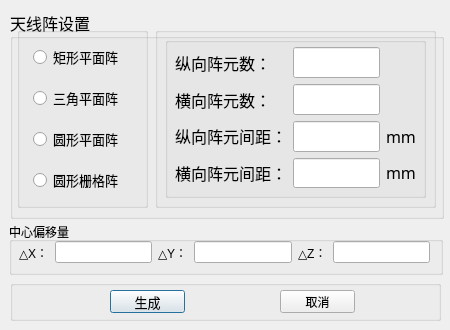
<?xml version="1.0" encoding="UTF-8"?>
<ui version="4.0">
 <class>HGenArray</class>
 <widget class="QDialog" name="HGenArray">
  <property name="geometry">
   <rect>
    <x>0</x>
    <y>0</y>
    <width>450</width>
    <height>330</height>
   </rect>
  </property>
  <property name="minimumSize">
   <size>
    <width>450</width>
    <height>330</height>
   </size>
  </property>
  <property name="maximumSize">
   <size>
    <width>450</width>
    <height>330</height>
   </size>
  </property>
  <property name="windowTitle">
   <string>阵面映射</string>
  </property>
  <widget class="QGroupBox" name="groupBox_6">
   <property name="geometry">
    <rect>
     <x>10</x>
     <y>10</y>
     <width>434</width>
     <height>209</height>
    </rect>
   </property>
   <property name="font">
    <font>
     <family>楷体</family>
     <pointsize>12</pointsize>
     <weight>50</weight>
     <italic>false</italic>
     <bold>false</bold>
    </font>
   </property>
   <property name="styleSheet">
    <string notr="true"/>
   </property>
   <property name="title">
    <string>天线阵设置 </string>
   </property>
   <widget class="QGroupBox" name="groupBox_14">
    <property name="geometry">
     <rect>
      <x>7</x>
      <y>17</y>
      <width>131</width>
      <height>181</height>
     </rect>
    </property>
    <property name="font">
     <font>
      <family>楷体</family>
      <pointsize>10</pointsize>
      <weight>50</weight>
      <italic>false</italic>
      <bold>false</bold>
     </font>
    </property>
    <property name="styleSheet">
     <string notr="true">font: 10pt &quot;楷体&quot;;</string>
    </property>
    <property name="title">
     <string/>
    </property>
    <widget class="QWidget" name="layoutWidget_9">
     <property name="geometry">
      <rect>
       <x>16</x>
       <y>8</y>
       <width>111</width>
       <height>171</height>
      </rect>
     </property>
     <layout class="QVBoxLayout" name="verticalLayout_2">
      <item>
       <widget class="QRadioButton" name="radioButton_rect_2">
        <property name="styleSheet">
         <string notr="true">font: 11pt &quot;楷体&quot;;</string>
        </property>
        <property name="text">
         <string>矩形平面阵</string>
        </property>
       </widget>
      </item>
      <item>
       <widget class="QRadioButton" name="radioButton_trigle_2">
        <property name="styleSheet">
         <string notr="true">font: 11pt &quot;楷体&quot;;</string>
        </property>
        <property name="text">
         <string>三角平面阵</string>
        </property>
       </widget>
      </item>
      <item>
       <widget class="QRadioButton" name="radioButton_circle_plane_2">
        <property name="styleSheet">
         <string notr="true">font: 11pt &quot;楷体&quot;;</string>
        </property>
        <property name="text">
         <string>圆形平面阵</string>
        </property>
       </widget>
      </item>
      <item>
       <widget class="QRadioButton" name="radioButton__circle_grid_2">
        <property name="styleSheet">
         <string notr="true">font: 11pt &quot;楷体&quot;;</string>
        </property>
        <property name="text">
         <string>圆形栅格阵</string>
        </property>
       </widget>
      </item>
     </layout>
    </widget>
   </widget>
   <widget class="QGroupBox" name="m_widget_loyout_2">
    <property name="geometry">
     <rect>
      <x>145</x>
      <y>17</y>
      <width>281</width>
      <height>181</height>
     </rect>
    </property>
    <property name="title">
     <string/>
    </property>
    <widget class="QWidget" name="m_rectwidget_2" native="true">
     <property name="geometry">
      <rect>
       <x>10</x>
       <y>10</y>
       <width>261</width>
       <height>161</height>
      </rect>
     </property>
     <property name="styleSheet">
      <string notr="true">font: 9pt &quot;Arial&quot;;</string>
     </property>
     <widget class="QGroupBox" name="groupBox_15">
      <property name="geometry">
       <rect>
        <x>0</x>
        <y>0</y>
        <width>261</width>
        <height>161</height>
       </rect>
      </property>
      <property name="title">
       <string/>
      </property>
      <widget class="QWidget" name="layoutWidget_10">
       <property name="geometry">
        <rect>
         <x>10</x>
         <y>10</y>
         <width>241</width>
         <height>141</height>
        </rect>
       </property>
       <layout class="QHBoxLayout" name="horizontalLayout_15">
        <item>
         <layout class="QVBoxLayout" name="verticalLayout_23">
          <item>
           <widget class="QLabel" name="label_54">
            <property name="styleSheet">
             <string notr="true">font: 11pt &quot;楷体&quot;;</string>
            </property>
            <property name="text">
             <string>纵向阵元数：</string>
            </property>
           </widget>
          </item>
          <item>
           <widget class="QLabel" name="label_55">
            <property name="styleSheet">
             <string notr="true">font: 11pt &quot;楷体&quot;;</string>
            </property>
            <property name="text">
             <string>横向阵元数：</string>
            </property>
           </widget>
          </item>
          <item>
           <widget class="QLabel" name="label_56">
            <property name="styleSheet">
             <string notr="true">font: 11pt &quot;楷体&quot;;</string>
            </property>
            <property name="text">
             <string>纵向阵元间距：</string>
            </property>
           </widget>
          </item>
          <item>
           <widget class="QLabel" name="label_57">
            <property name="styleSheet">
             <string notr="true">font: 11pt &quot;楷体&quot;;</string>
            </property>
            <property name="text">
             <string>横向阵元间距：</string>
            </property>
           </widget>
          </item>
         </layout>
        </item>
        <item>
         <layout class="QHBoxLayout" name="horizontalLayout_16">
          <item>
           <layout class="QVBoxLayout" name="verticalLayout_24">
            <property name="spacing">
             <number>6</number>
            </property>
            <item>
             <widget class="QLineEdit" name="lineEdit_y_num_rect_2">
              <property name="styleSheet">
               <string notr="true">font: 9pt &quot;Arial&quot;;</string>
              </property>
             </widget>
            </item>
            <item>
             <widget class="QLineEdit" name="lineEdit_x_num_rect_2">
              <property name="styleSheet">
               <string notr="true">font: 9pt &quot;Arial&quot;;</string>
              </property>
             </widget>
            </item>
            <item>
             <widget class="QLineEdit" name="lineEdit_y_range_rect_2">
              <property name="styleSheet">
               <string notr="true">font: 9pt &quot;Arial&quot;;</string>
              </property>
             </widget>
            </item>
            <item>
             <widget class="QLineEdit" name="lineEdit_x_range_rect_2">
              <property name="styleSheet">
               <string notr="true">font: 9pt &quot;Arial&quot;;</string>
              </property>
             </widget>
            </item>
           </layout>
          </item>
          <item>
           <layout class="QVBoxLayout" name="verticalLayout_25">
            <item>
             <widget class="QLabel" name="label_58">
              <property name="styleSheet">
               <string notr="true">font: 9pt &quot;Arial&quot;;</string>
              </property>
              <property name="text">
               <string/>
              </property>
             </widget>
            </item>
            <item>
             <widget class="QLabel" name="label_59">
              <property name="styleSheet">
               <string notr="true">font: 9pt &quot;Arial&quot;;</string>
              </property>
              <property name="text">
               <string/>
              </property>
             </widget>
            </item>
            <item>
             <widget class="QLabel" name="label_60">
              <property name="styleSheet">
               <string notr="true">font: 10pt &quot;楷体&quot;;</string>
              </property>
              <property name="text">
               <string>mm</string>
              </property>
             </widget>
            </item>
            <item>
             <widget class="QLabel" name="label_61">
              <property name="styleSheet">
               <string notr="true">font: 10pt &quot;楷体&quot;;</string>
              </property>
              <property name="text">
               <string>mm</string>
              </property>
             </widget>
            </item>
           </layout>
          </item>
         </layout>
        </item>
       </layout>
      </widget>
     </widget>
    </widget>
   </widget>
  </widget>
  <widget class="QGroupBox" name="groupBox">
   <property name="geometry">
    <rect>
     <x>10</x>
     <y>280</y>
     <width>431</width>
     <height>41</height>
    </rect>
   </property>
   <property name="title">
    <string/>
   </property>
   <widget class="QPushButton" name="pushButton_ok">
    <property name="geometry">
     <rect>
      <x>100</x>
      <y>10</y>
      <width>75</width>
      <height>23</height>
     </rect>
    </property>
    <property name="font">
     <font>
      <family>楷体</family>
      <pointsize>10</pointsize>
      <weight>50</weight>
      <italic>false</italic>
      <bold>false</bold>
     </font>
    </property>
    <property name="styleSheet">
     <string notr="true">font: 10pt &quot;楷体&quot;;</string>
    </property>
    <property name="text">
     <string>生成</string>
    </property>
   </widget>
   <widget class="QPushButton" name="pushButton_cancle">
    <property name="geometry">
     <rect>
      <x>270</x>
      <y>10</y>
      <width>75</width>
      <height>23</height>
     </rect>
    </property>
    <property name="styleSheet">
     <string notr="true">font: 10pt &quot;楷体&quot;;</string>
    </property>
    <property name="text">
     <string>取消</string>
    </property>
   </widget>
  </widget>
  <widget class="QWidget" name="m_triangle" native="true">
   <property name="geometry">
    <rect>
     <x>486</x>
     <y>10</y>
     <width>261</width>
     <height>161</height>
    </rect>
   </property>
   <widget class="QGroupBox" name="groupBox_11">
    <property name="geometry">
     <rect>
      <x>0</x>
      <y>0</y>
      <width>261</width>
      <height>161</height>
     </rect>
    </property>
    <property name="styleSheet">
     <string notr="true">font: 10pt &quot;楷体&quot;;</string>
    </property>
    <property name="title">
     <string/>
    </property>
    <widget class="QWidget" name="layoutWidget_6">
     <property name="geometry">
      <rect>
       <x>10</x>
       <y>10</y>
       <width>241</width>
       <height>141</height>
      </rect>
     </property>
     <layout class="QHBoxLayout" name="horizontalLayout_10">
      <item>
       <layout class="QVBoxLayout" name="verticalLayout_15">
        <item>
         <widget class="QLabel" name="label_6">
          <property name="styleSheet">
           <string notr="true">font: 10pt &quot;楷体&quot;;</string>
          </property>
          <property name="text">
           <string>纵向阵元数：</string>
          </property>
         </widget>
        </item>
        <item>
         <widget class="QLabel" name="label_36">
          <property name="styleSheet">
           <string notr="true">font: 10pt &quot;楷体&quot;;</string>
          </property>
          <property name="text">
           <string>横向阵元数：</string>
          </property>
         </widget>
        </item>
        <item>
         <widget class="QLabel" name="label_37">
          <property name="styleSheet">
           <string notr="true">font: 10pt &quot;楷体&quot;;</string>
          </property>
          <property name="text">
           <string>纵向阵元间距：</string>
          </property>
         </widget>
        </item>
        <item>
         <widget class="QLabel" name="label_38">
          <property name="styleSheet">
           <string notr="true">font: 10pt &quot;楷体&quot;;</string>
          </property>
          <property name="text">
           <string>横向阵元间距：</string>
          </property>
         </widget>
        </item>
       </layout>
      </item>
      <item>
       <layout class="QHBoxLayout" name="horizontalLayout_11">
        <item>
         <layout class="QVBoxLayout" name="verticalLayout_16">
          <property name="spacing">
           <number>6</number>
          </property>
          <item>
           <widget class="QLineEdit" name="lineEdit_y_num_trigle_2">
            <property name="styleSheet">
             <string notr="true">font: 9pt &quot;Arial&quot;;</string>
            </property>
           </widget>
          </item>
          <item>
           <widget class="QLineEdit" name="lineEdit_x_num_trigle_2">
            <property name="styleSheet">
             <string notr="true">font: 9pt &quot;Arial&quot;;</string>
            </property>
           </widget>
          </item>
          <item>
           <widget class="QLineEdit" name="lineEdit_y_range_trigle_2">
            <property name="styleSheet">
             <string notr="true">font: 9pt &quot;Arial&quot;;</string>
            </property>
           </widget>
          </item>
          <item>
           <widget class="QLineEdit" name="lineEdit_x_range_trigle_2">
            <property name="styleSheet">
             <string notr="true">font: 9pt &quot;Arial&quot;;</string>
            </property>
           </widget>
          </item>
         </layout>
        </item>
        <item>
         <layout class="QVBoxLayout" name="verticalLayout_17">
          <item>
           <widget class="QLabel" name="label_39">
            <property name="styleSheet">
             <string notr="true">font: 9pt &quot;Arial&quot;;</string>
            </property>
            <property name="text">
             <string/>
            </property>
           </widget>
          </item>
          <item>
           <widget class="QLabel" name="label_40">
            <property name="styleSheet">
             <string notr="true">font: 9pt &quot;Arial&quot;;</string>
            </property>
            <property name="text">
             <string/>
            </property>
           </widget>
          </item>
          <item>
           <widget class="QLabel" name="label_41">
            <property name="styleSheet">
             <string notr="true">font: 10pt &quot;楷体&quot;;</string>
            </property>
            <property name="text">
             <string>mm</string>
            </property>
           </widget>
          </item>
          <item>
           <widget class="QLabel" name="label_42">
            <property name="styleSheet">
             <string notr="true">font: 10pt &quot;楷体&quot;;</string>
            </property>
            <property name="text">
             <string>mm</string>
            </property>
           </widget>
          </item>
         </layout>
        </item>
       </layout>
      </item>
     </layout>
    </widget>
   </widget>
  </widget>
  <widget class="QWidget" name="m_circlegrid" native="true">
   <property name="geometry">
    <rect>
     <x>491</x>
     <y>380</y>
     <width>261</width>
     <height>161</height>
    </rect>
   </property>
   <widget class="QGroupBox" name="groupBox_10">
    <property name="geometry">
     <rect>
      <x>0</x>
      <y>0</y>
      <width>261</width>
      <height>161</height>
     </rect>
    </property>
    <property name="styleSheet">
     <string notr="true"/>
    </property>
    <property name="title">
     <string/>
    </property>
    <widget class="QLabel" name="label_43">
     <property name="geometry">
      <rect>
       <x>230</x>
       <y>24</y>
       <width>21</width>
       <height>21</height>
      </rect>
     </property>
     <property name="styleSheet">
      <string notr="true">font: 10pt &quot;楷体&quot;;</string>
     </property>
     <property name="text">
      <string>mm</string>
     </property>
    </widget>
    <widget class="QLabel" name="label_44">
     <property name="geometry">
      <rect>
       <x>230</x>
       <y>70</y>
       <width>21</width>
       <height>21</height>
      </rect>
     </property>
     <property name="styleSheet">
      <string notr="true">font: 10pt &quot;楷体&quot;;</string>
     </property>
     <property name="text">
      <string>mm</string>
     </property>
    </widget>
    <widget class="QWidget" name="layoutWidget_7">
     <property name="geometry">
      <rect>
       <x>10</x>
       <y>10</y>
       <width>211</width>
       <height>141</height>
      </rect>
     </property>
     <layout class="QHBoxLayout" name="horizontalLayout_12">
      <item>
       <layout class="QVBoxLayout" name="verticalLayout_18">
        <item>
         <widget class="QLabel" name="label_45">
          <property name="styleSheet">
           <string notr="true">font: 10pt &quot;楷体&quot;;</string>
          </property>
          <property name="text">
           <string>圆面半径：</string>
          </property>
         </widget>
        </item>
        <item>
         <widget class="QLabel" name="label_46">
          <property name="styleSheet">
           <string notr="true">font: 10pt &quot;楷体&quot;;</string>
          </property>
          <property name="text">
           <string>径向距离：</string>
          </property>
         </widget>
        </item>
        <item>
         <widget class="QLabel" name="label_47">
          <property name="styleSheet">
           <string notr="true">font: 10pt &quot;楷体&quot;;</string>
          </property>
          <property name="text">
           <string>圆面等分：</string>
          </property>
         </widget>
        </item>
       </layout>
      </item>
      <item>
       <layout class="QVBoxLayout" name="verticalLayout_19">
        <item>
         <widget class="QLineEdit" name="lineEdit__circle_r_grid_2">
          <property name="styleSheet">
           <string notr="true">font: 9pt &quot;Arial&quot;;</string>
          </property>
         </widget>
        </item>
        <item>
         <widget class="QLineEdit" name="lineEdit_radial_range_2">
          <property name="styleSheet">
           <string notr="true">font: 9pt &quot;Arial&quot;;</string>
          </property>
         </widget>
        </item>
        <item>
         <widget class="QLineEdit" name="lineEdit_circle_num_grid_2">
          <property name="styleSheet">
           <string notr="true">font: 9pt &quot;Arial&quot;;</string>
          </property>
         </widget>
        </item>
       </layout>
      </item>
     </layout>
    </widget>
   </widget>
  </widget>
  <widget class="QWidget" name="m_circleplane" native="true">
   <property name="geometry">
    <rect>
     <x>480</x>
     <y>180</y>
     <width>261</width>
     <height>161</height>
    </rect>
   </property>
   <widget class="QGroupBox" name="groupBox_8">
    <property name="geometry">
     <rect>
      <x>1</x>
      <y>114</y>
      <width>259</width>
      <height>46</height>
     </rect>
    </property>
    <property name="title">
     <string/>
    </property>
    <widget class="QRadioButton" name="radioButton_rect_spred">
     <property name="geometry">
      <rect>
       <x>20</x>
       <y>13</y>
       <width>71</width>
       <height>16</height>
      </rect>
     </property>
     <property name="styleSheet">
      <string notr="true">font: 10pt &quot;楷体&quot;;</string>
     </property>
     <property name="text">
      <string>矩形分布</string>
     </property>
    </widget>
    <widget class="QRadioButton" name="radioButton_trigle_spred">
     <property name="geometry">
      <rect>
       <x>150</x>
       <y>10</y>
       <width>89</width>
       <height>16</height>
      </rect>
     </property>
     <property name="styleSheet">
      <string notr="true">font: 10pt &quot;楷体&quot;;</string>
     </property>
     <property name="text">
      <string>三角形分布</string>
     </property>
    </widget>
   </widget>
   <widget class="QGroupBox" name="groupBox_9">
    <property name="geometry">
     <rect>
      <x>0</x>
      <y>0</y>
      <width>261</width>
      <height>111</height>
     </rect>
    </property>
    <property name="title">
     <string/>
    </property>
    <widget class="QWidget" name="layoutWidget_8">
     <property name="geometry">
      <rect>
       <x>6</x>
       <y>7</y>
       <width>251</width>
       <height>101</height>
      </rect>
     </property>
     <layout class="QHBoxLayout" name="horizontalLayout_13">
      <item>
       <layout class="QVBoxLayout" name="verticalLayout_20">
        <item>
         <widget class="QLabel" name="label_48">
          <property name="styleSheet">
           <string notr="true">font: 10pt &quot;楷体&quot;;</string>
          </property>
          <property name="text">
           <string>圆面半径：</string>
          </property>
         </widget>
        </item>
        <item>
         <widget class="QLabel" name="label_49">
          <property name="styleSheet">
           <string notr="true">font: 10pt &quot;楷体&quot;;</string>
          </property>
          <property name="text">
           <string>横向阵元间距：</string>
          </property>
         </widget>
        </item>
        <item>
         <widget class="QLabel" name="label_50">
          <property name="styleSheet">
           <string notr="true">font: 10pt &quot;楷体&quot;;</string>
          </property>
          <property name="text">
           <string>纵向阵元间距：</string>
          </property>
         </widget>
        </item>
       </layout>
      </item>
      <item>
       <layout class="QHBoxLayout" name="horizontalLayout_14">
        <item>
         <layout class="QVBoxLayout" name="verticalLayout_21">
          <item>
           <widget class="QLineEdit" name="lineEdit_circle_r_plane_2">
            <property name="styleSheet">
             <string notr="true">font: 9pt &quot;Arial&quot;;</string>
            </property>
           </widget>
          </item>
          <item>
           <widget class="QLineEdit" name="lineEdit_x_range_plane_2">
            <property name="styleSheet">
             <string notr="true">font: 9pt &quot;Arial&quot;;font: 9pt &quot;Arial&quot;;</string>
            </property>
           </widget>
          </item>
          <item>
           <widget class="QLineEdit" name="lineEdit_y_range_plane_2">
            <property name="styleSheet">
             <string notr="true">font: 9pt &quot;Arial&quot;;</string>
            </property>
           </widget>
          </item>
         </layout>
        </item>
        <item>
         <layout class="QVBoxLayout" name="verticalLayout_22">
          <item>
           <widget class="QLabel" name="label_51">
            <property name="styleSheet">
             <string notr="true">font: 10pt &quot;楷体&quot;;</string>
            </property>
            <property name="text">
             <string>mm</string>
            </property>
           </widget>
          </item>
          <item>
           <widget class="QLabel" name="label_52">
            <property name="styleSheet">
             <string notr="true">font: 10pt &quot;楷体&quot;;</string>
            </property>
            <property name="text">
             <string>mm</string>
            </property>
           </widget>
          </item>
          <item>
           <widget class="QLabel" name="label_53">
            <property name="styleSheet">
             <string notr="true">font: 10pt &quot;楷体&quot;;</string>
            </property>
            <property name="text">
             <string>mm</string>
            </property>
           </widget>
          </item>
         </layout>
        </item>
       </layout>
      </item>
     </layout>
    </widget>
   </widget>
  </widget>
  <widget class="QGroupBox" name="groupBox_2">
   <property name="geometry">
    <rect>
     <x>9</x>
     <y>222</y>
     <width>434</width>
     <height>53</height>
    </rect>
   </property>
   <property name="styleSheet">
    <string notr="true">font: 12pt &quot;楷体&quot;;</string>
   </property>
   <property name="title">
    <string>中心偏移量</string>
   </property>
   <widget class="QWidget" name="layoutWidget">
    <property name="geometry">
     <rect>
      <x>10</x>
      <y>10</y>
      <width>411</width>
      <height>41</height>
     </rect>
    </property>
    <layout class="QHBoxLayout" name="horizontalLayout">
     <item>
      <widget class="QLabel" name="label">
       <property name="styleSheet">
        <string notr="true">font: 10pt &quot;楷体&quot;;</string>
       </property>
       <property name="text">
        <string>△X：</string>
       </property>
      </widget>
     </item>
     <item>
      <widget class="QLineEdit" name="lineEdit_offset_x"/>
     </item>
     <item>
      <widget class="QLabel" name="label_2">
       <property name="styleSheet">
        <string notr="true">font: 10pt &quot;楷体&quot;;</string>
       </property>
       <property name="text">
        <string>△Y：</string>
       </property>
      </widget>
     </item>
     <item>
      <widget class="QLineEdit" name="lineEdit_offset_y"/>
     </item>
     <item>
      <widget class="QLabel" name="label_3">
       <property name="styleSheet">
        <string notr="true">font: 10pt &quot;楷体&quot;;</string>
       </property>
       <property name="text">
        <string>△Z：</string>
       </property>
      </widget>
     </item>
     <item>
      <widget class="QLineEdit" name="lineEdit_offset_z"/>
     </item>
    </layout>
   </widget>
  </widget>
 </widget>
 <resources/>
 <connections/>
</ui>
